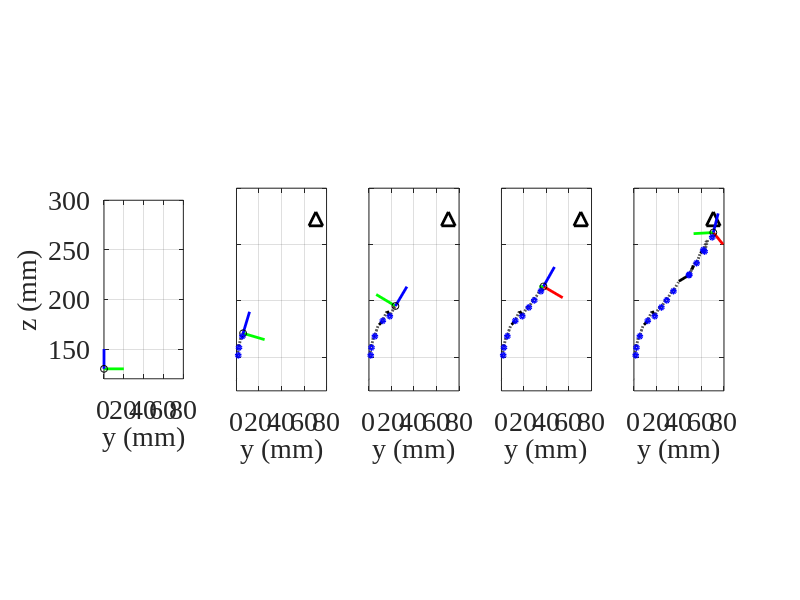

The MATLAB source for this figure: (Note: this script raises an error after producing the figure.)
% -------------------------------------------------------------------------
% -------------------------------------------------------------------------
% Troy Adebar
% Stanford University
% October 2, 2015
%
% This script generates a plot of closed-loop freehand-US-guided needle
% steering
% -------------------------------------------------------------------------
% -------------------------------------------------------------------------
%% Initialize
clc; clear all; close all;
load ClosedLoopBenchtopData;
utilpath = 'F:\ultrasteer\src\MATLAB_UnscentedKalmanFilter\Matlab Model\Utility Functions';
addpath(utilpath);

%% Define constansts
vws = [1 500 1000 1500 2750];
Nvw = length(vws);
col = 'rgb';


%% Plot 3D path of estimator
hfig = figure(1); clf;
for i = 1:Nvw
    k = vws(i);
    subplot(1,Nvw,i); hold on;
    % Target
    plot( t(2,:,k), t(3,:,k), 'k^', 'MarkerSize',10,'LineWidth',2);
    % Current state
    p = xest(1:3,4,k);
    % Loop through x,y,z axes
    for j = 1:3
        v = [p p+20*xest(1:3,j,k)];
        plot(v(2,:),v(3,:),col(j),'LineWidth',2);
    end
    plot(p(2),p(3),'ko','MarkerSize',5);
    % Position history
    plot(squeeze(xest(2,4,1:k)), squeeze(xest(3,4,1:k)),'k--','LineWidth',2);
    % Measurement history
    plot(squeeze(z(2,4,1:k)), squeeze(z(3,4,1:k)),'bo','MarkerSize',3,'LineWidth',2);
    
    % format
    grid on; box on; axis equal; axis([0 80 120 300]);
    xlabel('y (mm)');
    if i == 1
        ylabel('z (mm)');
    else
        set(gca,'YTickLabel',[]);
    end
    set(gcf,'color','w');
    set(findall(gcf,'-property','FontSize'),'FontSize',20,...
        'fontName','Times New Roman')
    set(gcf,'units','normalized','position',[0 0 1 .8]);
end

%% Export the figure
export_fig('ClosedLoopBenchTop.pdf');